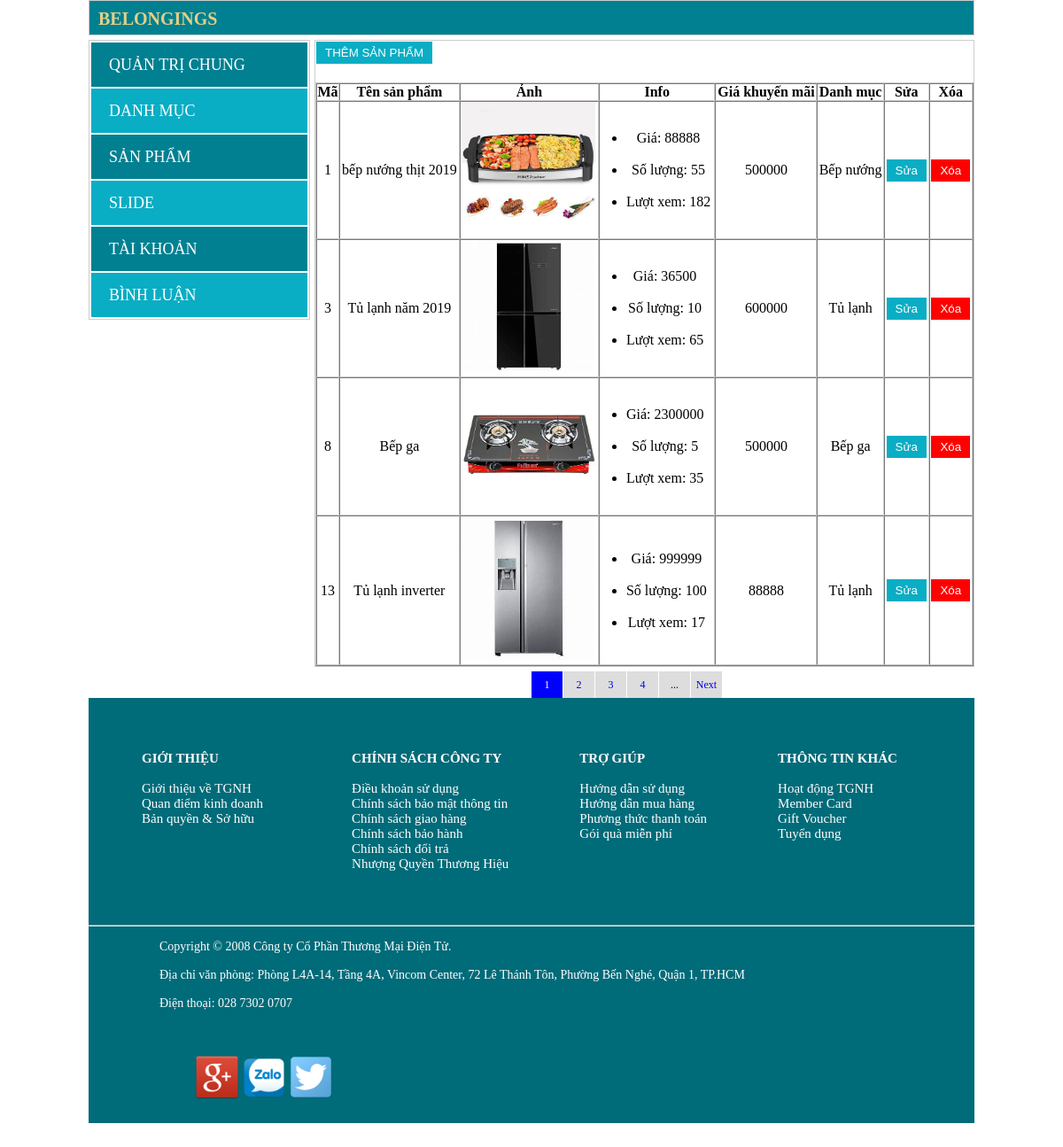
Page /Ass_duanmau/admin/sanpham.php on the committed database.
### tables this page shows
CREATE TABLE `sanpham` (
  `idsp` int(11) NOT NULL,
  `tensp` varchar(100) NOT NULL,
  `anhsp` varchar(250) NOT NULL,
  `giasp` int(11) NOT NULL,
  `giakm` int(11) NOT NULL,
  `view` int(11) NOT NULL,
  `chitietsp` text NOT NULL,
  `soluong` int(11) NOT NULL,
  `iddm` int(11) NOT NULL
);

CREATE TABLE `danhmuc` (
  `iddm` int(11) NOT NULL,
  `tendm` varchar(100) NOT NULL
);

### Ass_duanmau/admin/sanpham.php (the view, shortened to what this page needs)
 <?php include 'phantrang/Pagination.php' ?>
<!DOCTYPE html>
<html>
<head>
    <link rel="stylesheet" type="text/css" href="cs/sanpham1.css">
</head>
<body>
    <div class="main">
    <div class="head-link">
        <ul>
            <b><a href="../index2.php">BELONGINGS</a></b>
        </ul>
    </div>
    <div class="left">
        <table>
            <tr style="background-color: #008091">
                <td><a href="quantri.php"> QUẢN TRỊ CHUNG </a></td>
            </tr>
            <tr style="background-color: #09adc4">
                <td><a href="danhmuc.php" > DANH MỤC </a></td>
            </tr>
            <tr style="background-color: #008091">
                <td><a href="sanpham.php" > SẢN PHẨM </a></td>
            </tr>
            <tr style="background-color: #09adc4">
                <td><a href="slide.php"> SLIDE </a></td>
            </tr>
            <tr style="background-color: #008091">
                <td><a href="taikhoan.php"> TÀI KHOẢN </a></td>
            </tr>
            <tr style="background-color: #09adc4">
                <td><a href="comment.php"> BÌNH LUẬN </a></td>
            </tr>
        </table>
    </div>
    <div class="content">
        <a href="themsp.php"><input type="submit" name="" value="THÊM SẢN PHẨM" style="border: 1px solid #fff; margin-bottom: 20px; background-color:  #09adc4;"></a>
    <table cellpadding="0" cellspacing="0" border="1" >
        <tr>
            <th>Mã</th>
            <th>Tên sản phẩm</th>
            <th>Ảnh</th>
            <th>Info</th>
            <th>Giá khuyến mãi</th>
            <th>Danh mục</th>
            <th>Sửa</th>
            <th>Xóa</th>
        </tr>
        <?php
        include 'db.php';
        $sql="select * from sanpham";
        $kq=$conn->query($sql);
        foreach ($kq as $key => $value){
        ?>
        <tr>
            <td> <?php echo $value['idsp'] ?> </td>
            <td> <?php echo $value['tensp'] ?></td>
            <td><img src="images/<?php echo $value['anhsp'] ?>" alt="" width="150px"> </td>
            <td><ul style="float: left; margin-left: 30px"><li>Giá:&nbsp<?php echo $value['giasp'] ?></li><br>
                <li>Số lượng:&nbsp<?php echo $value['soluong'] ?></li><br>
                <li>Lượt xem:&nbsp<?php echo $value['view'] ?></li>
            </ul></td>
            <td> <?php echo $value['giakm']; ?> </td>
            <td>
                <?php
                    include 'db.php';
                    $sql='select * from danhmuc where iddm='.$value['iddm'];
                    $kq=$conn->query($sql)->fetch();
                 ?>
                 <?php echo $kq['tendm']; ?>
            </td>
            <td> <a href="suasp.php?masua=<?php echo $value['idsp'] ?>"><input type="submit" value="Sửa" class="nutsx" style="border: 1px solid #fff; background-color:  #09adc4;"></a> </td>
            <td><a href="xoasp.php?maxoa=<?php echo $value['idsp'] ?>" onclick="return confirm('Bạn có chắc muốn xóa')"> <input type="submit" value="Xóa" class="nutsx" style="border: 1px solid #fff; background-color: red;"></a> </td>
        </tr>
        <?php }
        ?>
    </table>
    </div>
        <div class="phantrang">
    <?php
    $config = [
    'total' => 167,
    'limit' => 4,
    'full' => false,
    'querystring' => 'trang'
    ];
    $page = new Pagination($config);
    echo $page->getPagination();
    ?>
    </div>
        <div class="footer2">
        <div class="gioithieu" style="color: white">
            <b>GIỚI THIỆU</b><br><br>
            Giới thiệu về TGNH<br>
            Quan điểm kinh doanh<br>
            Bản quyền & Sở hữu
        </div>
        <div class="chinhsachcongty">
        <b>CHÍNH SÁCH CÔNG TY</b><br><br>
        Điều khoản sử dụng<br>
        Chính sách bảo mật thông tin<br>
        Chính sách giao hàng<br>
        Chính sách bảo hành<br>
        Chính sách đổi trả<br>
        Nhượng Quyền Thương Hiệu
        </div>
    <div class="trogiup">
        <b>TRỢ GIÚP</b><br><br>
        Hướng dẫn sử dụng <br>
        Hướng dẫn mua hàng<br>
        Phương thức thanh toán<br>
        Gói quà miễn phí
    </div>
    <div class="thongtinkhac">
        <b>THÔNG TIN KHÁC</b><br><br>
        Hoạt động TGNH<br>
        Member Card<br>
        Gift Voucher<br>
        Tuyển dụng
    </div>
    <hr style="clear: both;" />
    <div class="duoihr">
        Copyright © 2008 Công ty Cổ Phần Thương Mại Điện Tử.<br><br>
        Địa chỉ văn phòng: Phòng L4A-14, Tầng 4A, Vincom Center, 72 Lê Thánh Tôn, Phường Bến Nghé, Quận 1, TP.HCM<br><br>
        Điện thoại: 028 7302 0707
    </div>
    <div class="logomxh">
        <a href="#"><img src="images/Google.png" width="50px" height="50px"></a>
        <a href="#"><img src="images/zalo.png" width="50px" height="50px"></a>
        <a href="#"><img src="images/Twitter-PNG-HD-1.png" width="50px" height="50px"></a>
    </div>
    </div>
</div>
</body>
</html>

### Ass_duanmau/admin/cs/sanpham1.css (style rules this page uses)
* { margin: 0; padding: 0; box-sizing: border-box; }
body { font-family: taoma; font-size: 12px; }
.main { width: 1000px; padding: 0; margin-left: auto; margin-right: auto; }
.head-link { width: 1000px; height: 40px; padding-left: 10px; padding-right: 10px; border: 1px solid #CDCDCD; background-color: #008091; margin-bottom:5px; clear: both; line-height: 40px; }
.head-link ul b a { color: #e5cf86; font-family: taoma; font-size: 20px; float: left; text-decoration: none; }
.left { width: 250px; border: 1px solid #CDCDCD; float:left; margin-bottom: 5px; }
.left table tr td { width: 250px; height: 50px; font-size: 18px; }
.left table tr td a { text-decoration: none; color: white; margin-left: 20px; }
.content { width: 745px; min-height: 465px; border: 1px solid #CDCDCD; float:left; margin-left: 5px; margin-bottom: 5px; }
.content table { text-align: center; width: 100%; font-size: 16px; border-color: #ccc; }
.content input { padding: 5px 10px; background-color: #CDAD00; color: #fff; }
.footer2 { width: 1000px;clear: both;background-color: #006b79;height: 480px; }
.gioithieu { padding: 60px 60px;float: left; font-size: 15px; }
.chinhsachcongty { float: left; color: white;padding: 60px 40px; font-size: 15px; }
.trogiup { float: left;color: white; padding: 60px 40px; font-size: 15px; }
.thongtinkhac { float: left;color: white;padding: 60px 40px; font-size: 15px; }
.duoihr { float: left;color: white; font-size: 14px; margin-top: 15px; padding: 0 80px; }
.logomxh { padding: 50px 120px;float: left; }

### Ass_duanmau/admin/sanpham.php (style rules this page uses)
.phantrang { margin-left: 500px; margin-top: 20px; margin-bottom: 70px }

### rows in the picture
sanpham: idsp "1", tensp "bếp nướng thịt 2019", anhsp (picture), giasp "88888", soluong "55", view "182", giakm "500000", iddm.tendm "Bếp nướng"
sanpham: idsp "3", tensp "Tủ lạnh năm 2019", anhsp (picture), giasp "36500", soluong "10", view "65", giakm "600000", iddm.tendm "Tủ lạnh"
sanpham: idsp "8", tensp "Bếp ga", anhsp (picture), giasp "2300000", soluong "5", view "35", giakm "500000", iddm.tendm "Bếp ga"
sanpham: idsp "13", tensp "Tủ lạnh inverter", anhsp (picture), giasp "999999", soluong "100", view "17", giakm "88888", iddm.tendm "Tủ lạnh"
